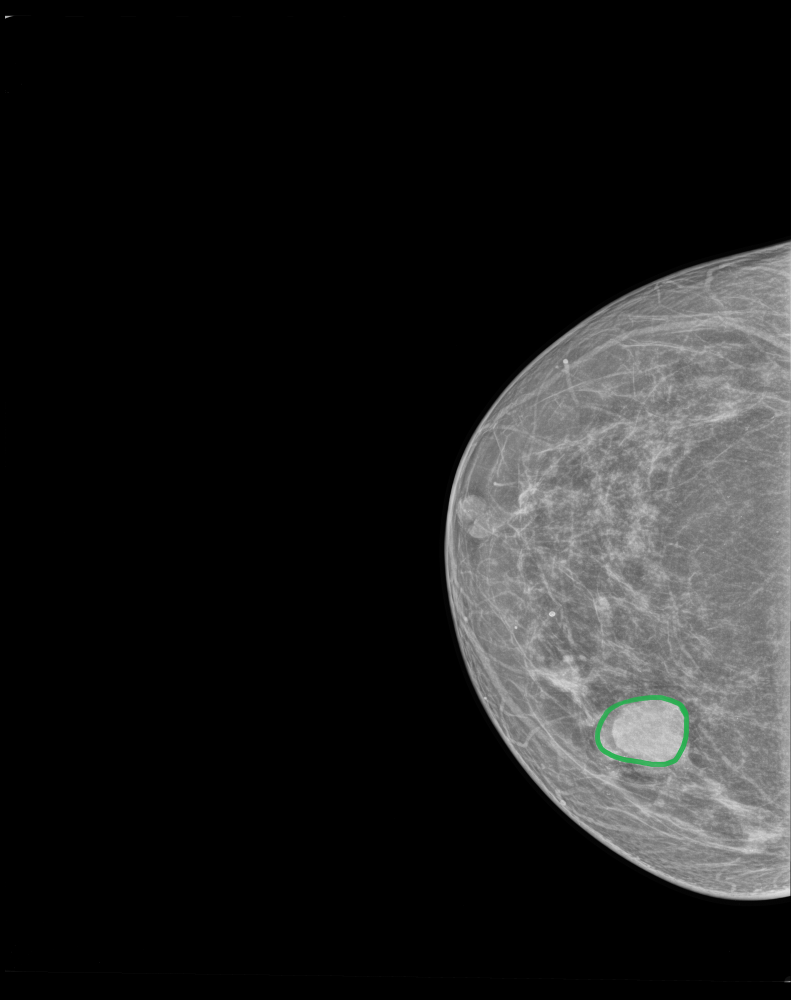
#> input picture data/test_samples/IMG423.tif, 4746 x 6000 px (shown at 1/6 size)
$ python -i clean_mammography_dataset.py   (imports and definitions only)
#> lines starting #> are read from the running program, lines starting #| are printed output that depends on the picture
"""
Clean mammography dataset by removing mask/annotation images.

The CBIS-DDSM dataset contains:
1. Full mammograms - OK to use
2. ROI crops - OK to use (actual breast tissue)
3. Mask/annotation images - SHOULD NOT be used (white lines on black background)

This script filters out mask images based on:
- Image entropy (masks have very low entropy - mostly black)
- Pixel distribution (masks are mostly 0 with few white pixels)
- File size patterns
"""

import os
import sys
from pathlib import Path
import shutil
import numpy as np
from PIL import Image
import cv2
from tqdm import tqdm
from collections import defaultdict

# Directories
DATA_ROOT = Path(r"C:\Users\MSI\Python\BreastCancerPrediction_BCP\data\mammography")
PROCESSED_DIR = DATA_ROOT / "processed"
CLEAN_DIR = DATA_ROOT / "processed_clean"


def calculate_image_stats(image_path):
    """Calculate statistics to determine if image is a mask."""
#> called with image_path = '../../data/test_samples/IMG423.tif'
    try:
        img = Image.open(image_path).convert('L')  # Grayscale
        img_array = np.array(img)

        # Statistics
        mean_val = np.mean(img_array)
#> mean_val = 30.62
        std_val = np.std(img_array)
#> std_val = 58.1

        # Percentage of very dark pixels (< 10)
        dark_ratio = np.sum(img_array < 10) / img_array.size
#> dark_ratio = 0.776

        # Percentage of very bright pixels (> 245)
        bright_ratio = np.sum(img_array > 245) / img_array.size
#> bright_ratio = 8.43e-07

        # Entropy (Shannon entropy)
        hist, _ = np.histogram(img_array.flatten(), bins=256, range=(0, 256))
#> hist = 256 values, max 22093679 at index 0, min 0 at index 1, mean 111234.4
        hist = hist / hist.sum()
#> hist = 256 values, max 0.776 at index 0, min 0 at index 1, mean 0.00391
        hist = hist[hist > 0]  # Remove zeros
#> hist = 108 values, max 0.776 at index 0, min 3.51e-08 at index 92, mean 0.00926
        entropy = -np.sum(hist * np.log2(hist))
#> entropy = 1.31

        # Edge density (masks often have thin lines)
        edges = cv2.Canny(img_array, 50, 150)
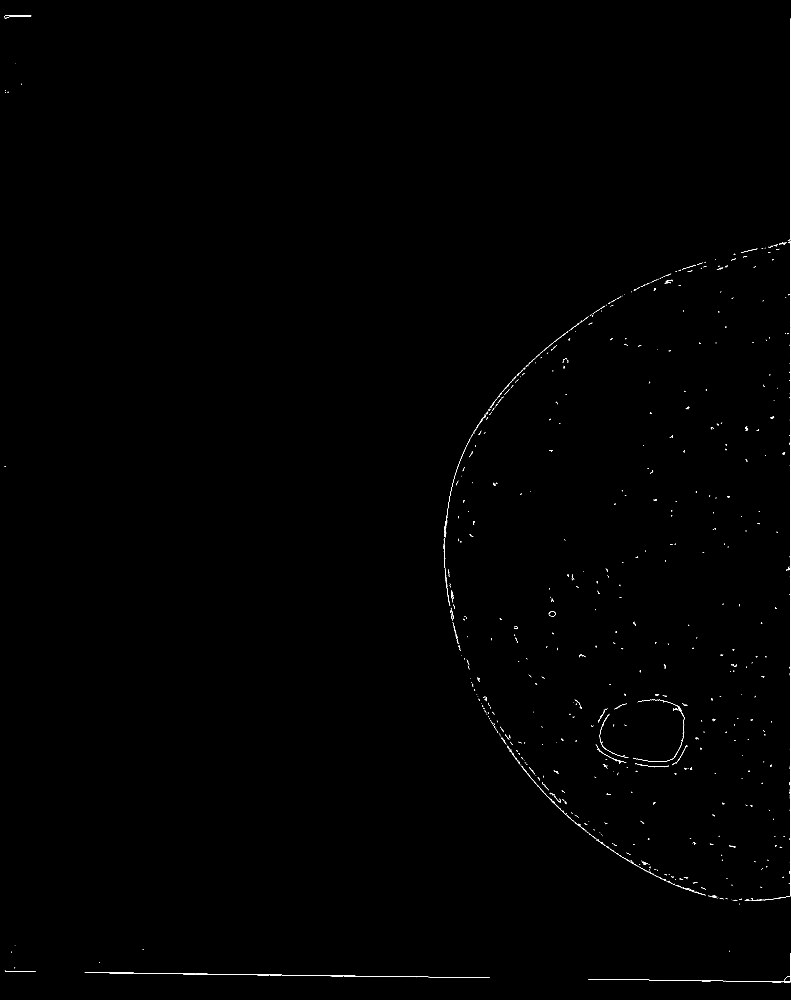
#> edges: shape (6000, 4746) (shown at 1/6 size); 0.11% white in thin lines or dots
        edge_ratio = np.sum(edges > 0) / edges.size
#> edge_ratio = 0.00111

        return {
            'mean': mean_val,
            'std': std_val,
            'dark_ratio': dark_ratio,
            'bright_ratio': bright_ratio,
            'entropy': entropy,
            'edge_ratio': edge_ratio,
            'size': img_array.size
        }
    except Exception as e:
        print(f"Error processing {image_path}: {e}")
        return None


# [169 lines left out: functions is_mask_image, is_valid_mammogram, clean_dataset, visualize_examples, not called in this run]


# [11 lines not run here, left out]

>>> result = calculate_image_stats('../../data/test_samples/IMG423.tif')
#> result = {'mean': 30.62, 'std': 58.1, 'dark_ratio': 0.776, 'bright_ratio': 8.43e-07, 'entropy': 1.31, 'edge_ratio': 0.00111, 'size': 28476000}
